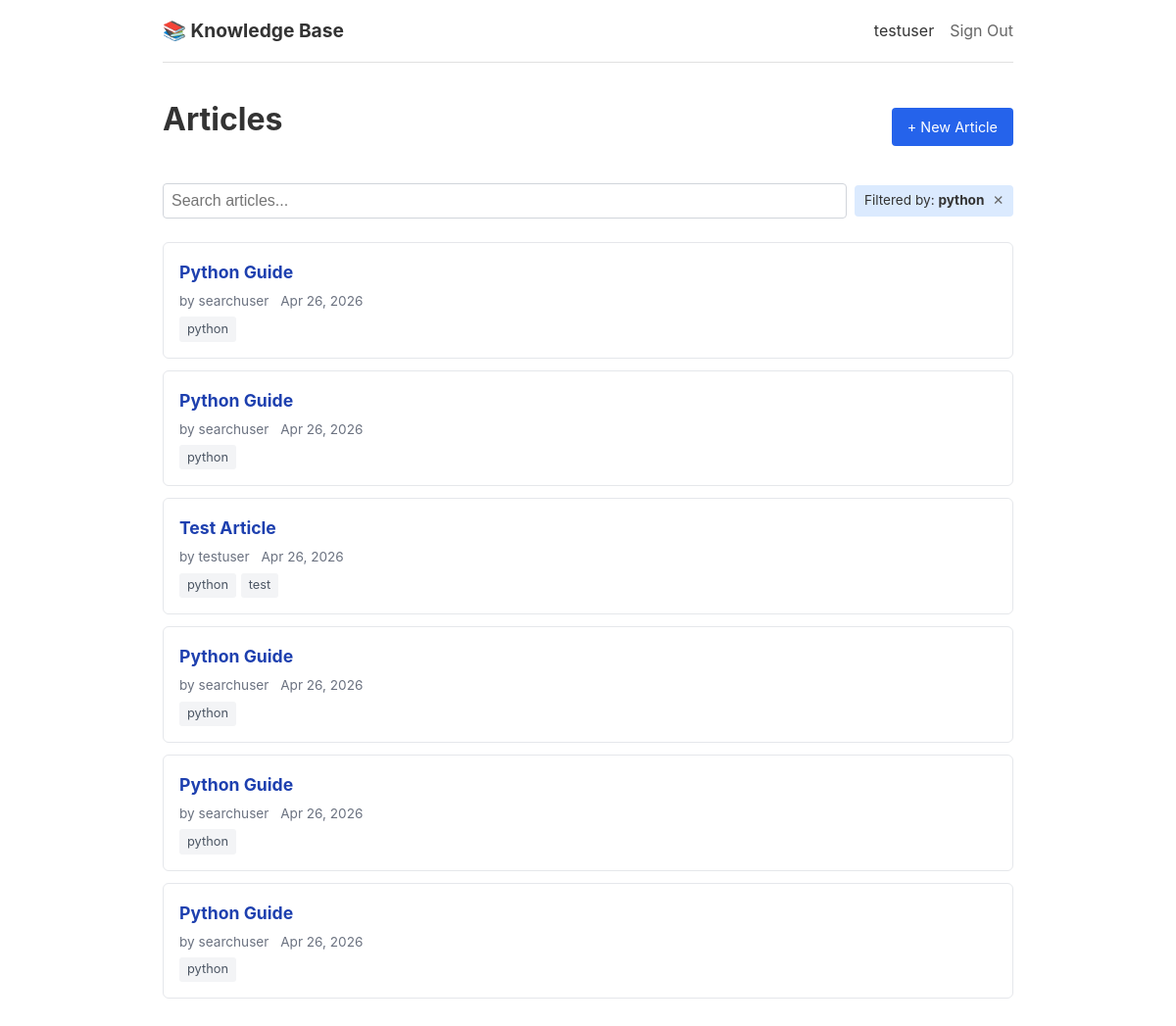
The page /?tag=python (signed in) on the database its author committed.
### app/models/user.py (models this page shows)
class User(Base):
    __tablename__ = "users"
    id: Mapped[int] = mapped_column(primary_key=True, autoincrement=True)
    name: Mapped[str] = mapped_column(String(100), unique=True, nullable=False)
    created_at: Mapped[datetime] = mapped_column(
        default=lambda: datetime.now(timezone.utc)
    )
    articles = relationship("Article", back_populates="author")
    edits = relationship("EditLog", back_populates="editor")

### app/models/tag.py (models this page shows)
class Tag(Base):
    __tablename__ = "tags"
    id: Mapped[int] = mapped_column(primary_key=True, autoincrement=True)
    name: Mapped[str] = mapped_column(String(50), unique=True, nullable=False)

### app/models/article.py (models this page shows)
class Article(Base):
    __tablename__ = "articles"
    id: Mapped[int] = mapped_column(primary_key=True, autoincrement=True)
    title: Mapped[str] = mapped_column(String(200), nullable=False)
    body: Mapped[str] = mapped_column(Text, nullable=False)
    author_id: Mapped[int] = mapped_column(ForeignKey("users.id"), nullable=False)
    is_stale: Mapped[bool] = mapped_column(default=False)
    created_at: Mapped[datetime] = mapped_column(
        default=lambda: datetime.now(timezone.utc)
    )
    updated_at: Mapped[datetime] = mapped_column(
        default=lambda: datetime.now(timezone.utc),
        onupdate=lambda: datetime.now(timezone.utc),
    )
    author = relationship("User", back_populates="articles")
    tags = relationship("Tag", secondary=article_tag, lazy="selectin")
    edit_logs = relationship(
        "EditLog", back_populates="article", order_by="EditLog.edited_at.desc()"
    )

### app/routes/articles.py (the view)
@router.get("/", name="home")
def home(
    request: Request,
    tag: str | None = None,
    db: Session = Depends(get_db),
):
    user = get_current_user(request, db)
    if user is None:
        return RedirectResponse(url="/signin", status_code=303)
    articles = list_articles(db, tag=tag)
    return templates.TemplateResponse(
        request,
        "articles/list.html",
        context={
            "articles": articles,
            "current_tag": tag,
            "user": user,
        },
    )

### app/templates/articles/list.html (shortened to what this page needs)
{% extends "base.html" %}
{% block content %}
<div class="articles-header">
    <h1>Articles</h1>
    <a href="/articles/new" class="btn" data-testid="new-article-button">+ New Article</a>
</div>
<div class="search-bar">
    <input
        type="search"
        name="q"
        placeholder="Search articles..."
        hx-get="/search"
        hx-trigger="keyup changed delay:300ms"
        hx-target="#article-list"
        hx-include="[name='tag']"
        data-testid="search-input"
    >
    {% if current_tag %}
        <span class="active-tag">
            Filtered by: <strong>{{ current_tag }}</strong>
            <a href="/" data-testid="clear-tag-filter">✕</a>
        </span>
    {% endif %}
</div>
<div id="article-list" data-testid="article-list">
    {% include "partials/article_list.html" %}
</div>
{% endblock %}

### app/templates/base.html (shortened to what this page needs)
<!DOCTYPE html>
<html lang="en">
<head>
    <link rel="stylesheet" href="/static/style.css">
</head>
<body>
    <nav data-testid="main-nav">
        <div class="nav-brand">
            <a href="/" data-testid="nav-home-link">📚 Knowledge Base</a>
        </div>
        <div class="nav-links">
            {% if request.session.get("user_id") %}
                <span data-testid="nav-user-name">{{ request.session.get("user_name", "") }}</span>
                <a href="/signout" data-testid="nav-signout-link">Sign Out</a>
            {% else %}
                <a href="/signin" data-testid="nav-signin-link">Sign In</a>
            {% endif %}
        </div>
    </nav>
    <main>
        {% block content %}{% endblock %}
    </main>
</body>
</html>

### app/templates/partials/article_list.html (shortened to what this page needs)
{% if articles %}
    {% for article in articles %}
        <div class="article-card{% if article.is_stale %} stale{% endif %}" data-testid="article-card">
            <h2>
                <a href="/articles/{{ article.id }}" data-testid="article-card-title">{{ article.title }}</a>
            </h2>
            <div class="card-meta">
                <span data-testid="article-card-author">by {{ article.author.name }}</span>
                <span data-testid="article-card-date">{{ article.created_at.strftime("%b %d, %Y") }}</span>
            </div>
            <div class="card-tags" data-testid="article-card-tags">
                {% for tag in article.tags %}
                    <a
                        href="/?tag={{ tag.name }}"
                        class="tag"
                        hx-get="/search?tag={{ tag.name }}"
                        hx-target="#article-list"
                        data-testid="article-card-tag-{{ tag.name }}"
                    >{{ tag.name }}</a>
                {% endfor %}
            </div>
        </div>
    {% endfor %}
{% else %}
    <p class="no-results" data-testid="no-results">No articles found.</p>
{% endif %}

### app/static/style.css (style rules this page uses)
* { margin: 0; padding: 0; box-sizing: border-box; }
body { font-family: -apple-system, BlinkMacSystemFont, "Segoe UI", Roboto, sans-serif; line-height: 1.6; color: #333; max-width: 900px; margin: 0 auto; padding: 0 1rem; }
nav { display: flex; justify-content: space-between; align-items: center; padding: 1rem 0; border-bottom: 1px solid #e0e0e0; margin-bottom: 2rem; }
.nav-brand a { font-size: 1.2rem; font-weight: bold; text-decoration: none; color: #333; }
.nav-links { display: flex; gap: 1rem; align-items: center; }
.nav-links a { color: #666; text-decoration: none; }
main { padding-bottom: 3rem; }
h1 { margin-bottom: 1rem; }
.btn { display: inline-block; padding: 0.5rem 1rem; background: #2563eb; color: #fff; text-decoration: none; border-radius: 4px; border: none; cursor: pointer; font-size: 0.9rem; }
.articles-header { display: flex; justify-content: space-between; align-items: center; margin-bottom: 1.5rem; }
.search-bar { margin-bottom: 1.5rem; display: flex; gap: 0.5rem; align-items: center; }
.search-bar input[type="search"] { flex: 1; padding: 0.5rem; border: 1px solid #d1d5db; border-radius: 4px; font-size: 1rem; }
.active-tag { background: #dbeafe; padding: 0.3rem 0.6rem; border-radius: 4px; font-size: 0.85rem; }
.active-tag a { color: #666; text-decoration: none; margin-left: 0.3rem; }
.article-card { padding: 1rem; border: 1px solid #e5e7eb; border-radius: 6px; margin-bottom: 0.75rem; }
.article-card h2 { font-size: 1.1rem; margin-bottom: 0.3rem; }
.article-card h2 a { color: #1e40af; text-decoration: none; }
.card-meta { font-size: 0.85rem; color: #6b7280; margin-bottom: 0.3rem; }
.card-meta span { margin-right: 0.5rem; }
.card-tags { display: flex; gap: 0.3rem; flex-wrap: wrap; }
.tag { display: inline-block; padding: 0.15rem 0.5rem; background: #f3f4f6; border-radius: 3px; font-size: 0.8rem; color: #4b5563; text-decoration: none; }

### rows shown on the page
User: session.get "testuser"
Tag: name "python"
Article: title "Python Guide", author.name "searchuser", created_at "Apr 26, 2026"
Article: title "Python Guide", author.name "searchuser", created_at "Apr 26, 2026"
Article: title "Test Article", author.name "testuser", created_at "Apr 26, 2026"
Tag: name "test"
Article: title "Python Guide", author.name "searchuser", created_at "Apr 26, 2026"
Article: title "Python Guide", author.name "searchuser", created_at "Apr 26, 2026"
Article: title "Python Guide", author.name "searchuser", created_at "Apr 26, 2026"
